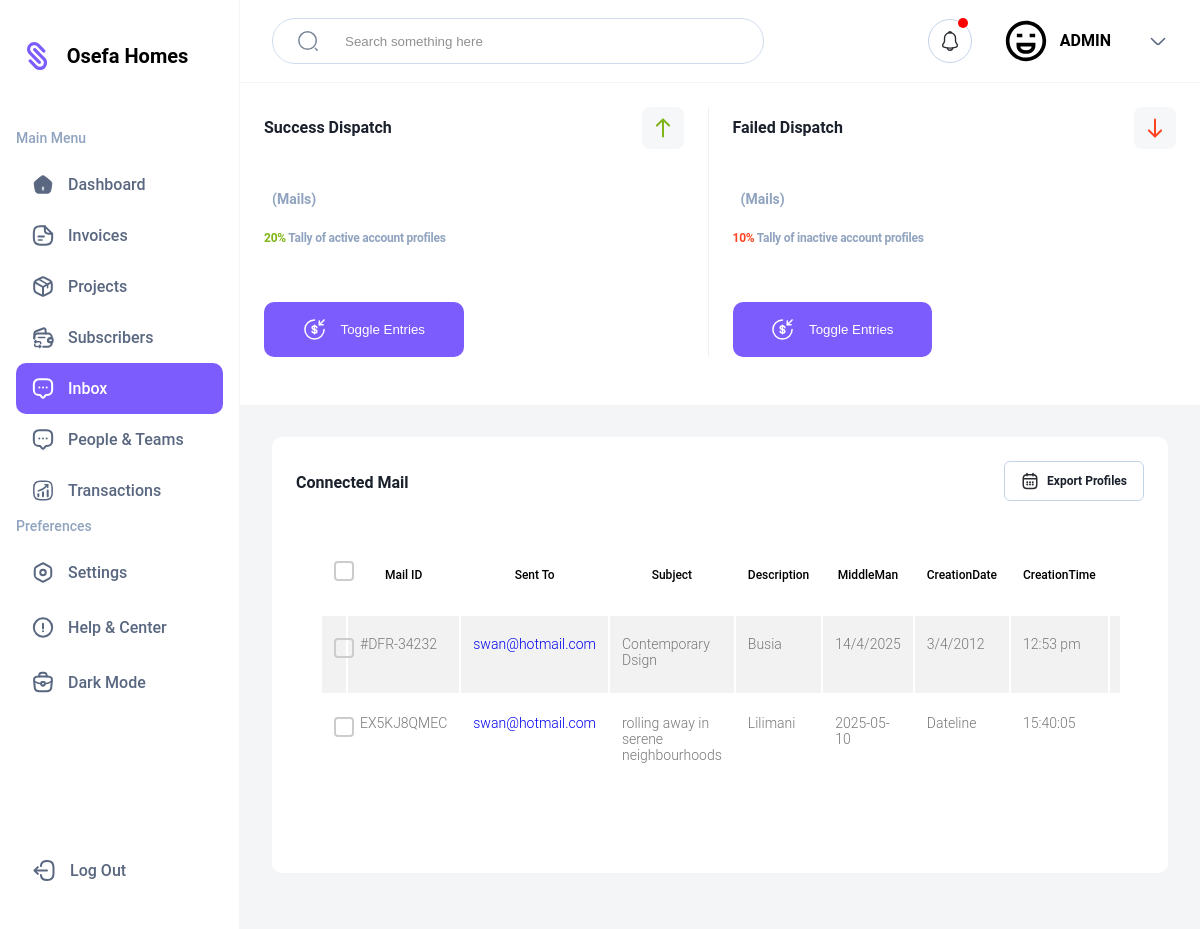
The app's page /Home/Administrator/Mail/List/ with its own data.
### tables this page shows
CREATE TABLE Projects (
                                    ProjectID integer UNIQUE  NOT NULL ,
                                    ProjectOwner text  NOT NULL,
                                    Description text NOT NULL,
                                    AreaCode text NOT NULL,
                                    Commence text NOT NULL ,
                                    Ending text NOT NULL ,
                                    CreationDate text NOT NULL,
                                    CreationTime  text NOT NULL , 
                                    GrossAmount integer NOT NULL ,
                                    Middleman text NOT NULL , 
                                    IsExistent integer NOT NULL 

                                    
                                );

### Controller.py (the view)
class Mail_List_Interface(View):
   methods = ['GET', 'POST']
   def dispatch_request(self) -> str :
        if request.method == 'GET':
            MailProfiles =  control_baselink.Print_Mail_List()
            if MailProfiles :
                MailIndex = len(MailProfiles)
            else:
                MailIndex = int(0)
            return render_template('Mail-List-Concept.html' , CompanyID = CompanyID , MailProfiles = MailProfiles , MailIndex = MailIndex  )
        else:
            return render_template('Mail-List-Concept.html' , CompanyID = CompanyID  )

### Intercom_Connector.py (called while the page is built)
def create_connection(db_file):
    conn = None
    try:
        conn = sqlite3.connect(db_file)
    except Error as e:
        print(e)
    return conn

def Print_Mail_List():
    conn = create_connection(DatabaseURL)
    cur = conn.cursor()
    cur.execute("SELECT * FROM Projects"     )
    DatabaseFeed = cur.fetchall()
    for DataChunk in DatabaseFeed:
        print(DataChunk)
    return DatabaseFeed

### templates/Mail-List-Concept.html (shortened to what this page needs)
<!DOCTYPE html>
<html lang="en" >
<head>
  <link href="{{url_for('static' , filename='assets/css/admin-pallete.css')}}" rel="stylesheet">
  <link href="{{url_for('static' , filename='assets/css/pro-table-inline.css')}}" rel="stylesheet">
  <link href="{{url_for('static' , filename='assets/css/bootstrap.css')}}" rel="stylesheet">
</head>
<body>
<body>
    <div class="container">
        <nav class="sidebar">
            <div>
                <div class="sidebar__logo">
                    <h2 class="sidebar__logo-header">{{CompanyID}}</h2>
                </div>
                <ul class="side-nav">
                    <span class="side-nav__header">Main Menu</span>
                    <a href="{{url_for('Admin')}}">
                    <li class="side-nav__item ">
                        <span>Dashboard</span>
                    </li>
                </a>
                    <a href="{{url_for('Invoice')}}">
                    <li class="side-nav__item">
                        <span>Invoices</span>
                    </li>
                    </a>
                    <a href="{{url_for('Projects')}}">
                    <li class="side-nav__item">
                        <span>Projects</span>
                    </li>
                    </a>
                    <a href="{{url_for('Subscribe')}}">
                    <li class="side-nav__item">
                        <span>Subscribers</span>
                    </li>
                    <a href="{{url_for('Mail')}}" >
                    <li class="side-nav__item side-nav__item-active">
                        <span>Inbox</span>
                    </li>
                    </a>
                    <a href="{{url_for('Clientelle')}}">
                    <li class="side-nav__item">
                        <span>People &amp; Teams</span>
                    </li>
                    </a>
                    <a href="{{url_for('Transactions')}}">
                        <li class="side-nav__item">
                            <span> Transactions </span>
                        </li>
                        </a>
                </ul>
                <ul class="side-nav">
                    <span class="side-nav__header">Preferences</span>
                    <li class="side-nav__item">
                        <span>Settings</span>
                    </li>
                    <li class="side-nav__item">
                        <span>Help &amp; Center</span>
                    </li>
                    <li class="side-nav__item">
                        <span>Dark Mode</span>
                    </li>
                </ul>
            </div>
            <ul class="side-nav">
                <a href="{{url_for('Auth')}}">
                <li class="side-nav__item last-item">
                    <span>Log Out</span>
                </li>
                </a>
            </ul>
        </nav>
        <main class="main-content">
            <div class="top-container">
                <div action="#" class="search">
                    <input type="text" class="search__input" placeholder="Search something here">
                </div>
                <div class="user-nav">
                    <button class="notification">
                    </button>
                    <div class="user-info">
                        <span class="user-name">ADMIN</span>
                    </div>
                    <svg width="20" height="20" viewBox="0 0 20 20" fill="none" xmlns="http://www.w3.org/2000/svg">
                        <path d="M16.5999 7.45837L11.1666 12.8917C10.5249 13.5334 9.4749 13.5334 8.83324 12.8917L3.3999 7.45837" stroke="#596780" stroke-width="1.5" stroke-miterlimit="10" stroke-linecap="round" stroke-linejoin="round"/>
                    </svg>
                </div>
            </div>
            <div class="box total-box">
                <div class="total-box__left">
                    <div class="header-container">
                        <h3 class="section-header"> Success Dispatch   </h3>
                    </div>
                    <h1 class="price"> {{ Mail_Index }} <span class="price-currency">(Mails)</span></h1>
                    <p><span class="percentage-increase">20%</span>  Tally of  active account profiles </p>
                    <div class="button-box">
                        <button class="btn btn-purple">
                            <span> Toggle Entries </span>
                        </button>
                    </div>
                </div>
                <div class="total-box__right">
                    <div class="header-container">
                        <h3 class="section-header"> Failed Dispatch  </h3>
                    </div>
                    <h1 class="price"> {{ Inactive_Index }} <span class="price-currency">(Mails)</span></h1>
                    <p><span class="percentage-decrease">10%</span>  Tally of inactive account profiles </p>
                    <div class="button-box">
                        <button class="btn btn-purple">
                            <span> Toggle Entries </span>
                        </button>
                    </div>
                </div>
            </div>
            <div class="bottom-container">
               <div class="box" style="width:100%;">
                        <div class="header-container">
                            <h3 class="section-header"> Connected Mail <sup> {{Mail_Index }} </sup></h3>
                            <div class="date-selector"  data-bs-toggle="modal" data-bs-target="#Export">
                                <span>  Export Profiles </span>
                            </div>
                        </div>
                        <div class="box" style="width:100%;">
                            <div class="table-responsive">
                                <table class="table table-striped custom-table" style="width:100%;">
                                  <thead>
                                    <tr>
                                      <th scope="col">
                                        <label class="control control--checkbox">
                                          <div class="control__indicator"></div>
                                        </label>
                                      </th>
                                      <th scope="col">Mail ID </th>
                                      <th scope="col"> Sent To </th>
                                      <th scope="col"> Subject  </th>
                                      <th scope="col"> Description </th>
                                      <th scope="col"> MiddleMan  </th>
                                      <th scope="col"> CreationDate</th>
                                      <th scope="col"> CreationTime</th>
                                      <th scope="col"> IsExistent </th>
                                    </tr>
                                  </thead>
                                  <tbody>
                                    {% for Profile in MailProfiles %}
                                    <tr scope="row">
                                      <td>
                                        <label class="control control--checkbox">
                                        <div class="control__indicator"></div>
                                        </label>
                                      </td>
                                      <td>
                                      {{Profile[0]}}
                                      </td>
                                      <td class="pl-0">
                                        <div class="d-flex align-items-center">
                                          <a href="#" class="name">
                                            {{Profile[1]}}</a>
                                        </div>
                                      </td>
                                      <td>
                                      {{Profile[2]}}
                                      </td>
                                      <td>
                                        {{Profile[3]}}
                                      </td>
                                        <td>
                                            {{Profile[5]}}
                                        </td>
                                        <td>
                                            {{Profile[6]}}
                                        </td>
                                        <td>
                                            {{Profile[7]}}
                                        </td>
                                        <td>
                                        </td>
                                    </tr>
                                    {% endfor %}
                                  </tbody>
                                </table>
                              </div>
                        </div>
                    </div>
            </div>
        </main>
    </div>
</body>
</body>
</html>

### static/assets/css/admin-pallete.css (style rules this page uses)
* { margin: 0; padding: 0; box-sizing: border-box; }
html, body { height: 100%; }
body { font-family: 'Plus Jakarta Sans', sans-serif; height: 100vh; }
.container { display: flex; height: 100%; }
.sidebar { width: 240px; display: flex; flex-direction: column; flex-shrink: 0; justify-content: space-between; border-right: 1px solid #F3F5F7; padding: 0 16px; overflow: auto; }
.sidebar__logo { display: flex; justify-content: center; align-items: center; margin: 40px 0 56px -30px; }
.sidebar__logo-header { margin-left: 14px; }
.side-nav { display: flex; flex-direction: column; }
.side-nav__header { font-size: 14px; line-height: 21px; color: #90A3BF; padding-bottom: 10px; display: inline-block; }
.side-nav__header, .side-nav__item > span { letter-spacing: -2%; font-weight: 500; }
.side-nav__item { list-style: none; color: #596780; display: flex; align-items: center; gap: 14px; padding: 14px 0 14px 16px; border-radius: 10px; transition: all .4s; cursor: pointer; white-space: nowrap; }
.side-nav__item > svg { flex-shrink: 0; }
.side-nav__item.last-item { margin-bottom: 32px; }
.side-nav__item:not(:last-child) { margin-bottom: 4px; }
.side-nav__item:hover, .side-nav__item-active { background-color: #7C5CFC; color: white; }
.main-content { display: flex; flex-direction: column; width: 100%; overflow: auto; }
.top-container { border-bottom: 1px solid #F3F5F7; padding: 18px 32px; display: flex; justify-content: space-between; align-items: center; }
.search { display: flex; align-items: center; padding: 11px 0 11px 24px; max-width: 492px; width: 100%; border: 1px solid #C3D4E9; border-radius: 70px; gap: 26px; background: #FFFFFF; opacity: 0.8; }
.search__input { border: none; outline: none; width: calc(100% - 78px); }
.user-nav, .user-info { display: flex; align-items: center; }
.user-name { font-weight: 600; font-size: 16px; line-height: 24px; letter-spacing: -2%; margin: 0 37px 0 12px; }
.user-image { height: 44px; width: 44px; }
.notification { border: 1px solid #C3D4E9; background-color: transparent; position: relative; margin-right: 32px; height: 44px; width: 44px; border-radius: 50%; padding: 10px; cursor: pointer; display: flex; align-items: center; justify-content: center; }
.notification::after { content: ""; position: absolute; width: 10px; height: 10px; background-color: red; border-radius: 50%; top: -2px; right: 3px; }
.bottom-container { display: flex; gap: 24px; padding: 32px; background-color: #F3F5F7; }
.box { background-color: #FFFFFF; border-radius: 10px; padding: 24px; margin-bottom: 24px; }
.header-container { color: #1A202C; display: flex; align-items: center; justify-content: space-between; margin-bottom: 20px; font-weight: 600; letter-spacing: -2%; }
.section-header { line-height: 24px; font-size: 16px; }
.header-container span { line-height: 21px; font-size: 14px; }
.total-box { display: flex; }
.total-box__left { border-right: 1px solid #F0F0F0; flex: 1; }
.total-box__right { flex: 1; }
.up-arrow, .total-box__left { margin-right: 24px; }
.price { line-height: 150%; margin-bottom: 14px; }
.price-currency { line-height: 21px; font-size: 14px; font-weight: 600; color: #90A3BF; margin-left: 8px; }
.total-box p, .box p { font-weight: 700; font-size: 12px; line-height: 15px; letter-spacing: -0.02em; color: #90A3BF; }
.percentage-increase { color: #7FB519; }
.percentage-decrease { color: #FF4423; }
.date-selector { padding: 10px 16px; display: flex; align-items: center; justify-content: center; border: 1px solid #C3D4E9; border-radius: 6px; }
.date-selector span { font-weight: 600; font-size: 12px; line-height: 15px; margin-left: 8px; }
tr > th { font-weight: 500; font-size: 12px; line-height: 150%; color: #90A3BF; padding-bottom: 24px; }
tr > td { font-weight: 600; font-size: 14px; letter-spacing: -2%; padding: 8px 0; }
tr > td:first-child { display: flex; align-items: center; gap: 9px; }
.button-box { display: flex; justify-content: space-between; margin-top: 56px; }
.btn { padding: 16px 20px; display: flex; align-items: center; justify-content: center; gap: 15px; border: none; border-radius: 10px; cursor: pointer; }
.btn-purple { background-color: #7C5CFC; color: white; }
@media (max-width: 1300px) { .bottom-container { flex-direction: column; height: auto; } }
@media (max-width: 1300px) { .btn { width: 45%; } }

### records on screen
Projects: ProjectID "#DFR-34232", ProjectOwner "swan@hotmail.com", Description "Contemporary Dsign", AreaCode "Busia", Ending "14/4/2025", CreationDate "3/4/2012", CreationTime "12:53 pm"
Projects: ProjectID "EX5KJ8QMEC", ProjectOwner "swan@hotmail.com", Description "rolling away in serene neighbourhoods", AreaCode "Lilimani", Ending "2025-05-10", CreationDate "Dateline", CreationTime "15:40:05"

### other values on screen
{{ CompanyID }} "Osefa Homes"
